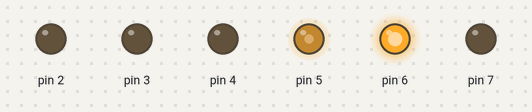
Bench run of a sketch on a simulated Arduino Uno, built with avr-gcc and run on an emulated ATmega328P. On the bench: output pins drawn as LEDs (lit = HIGH).

Above: at 0.05 s.
At 9.95 s:
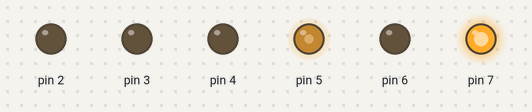
Timing chart, 0 to 11.5 s (numbered marks = the images above):
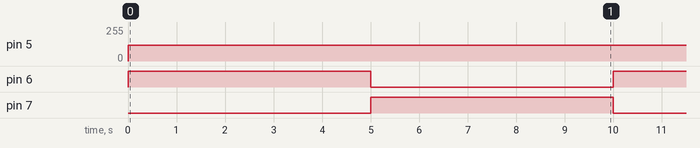

Measured:
- by itself, pin 5: 0/255 → 120/255 at 0.00 s
- by itself, pin 6, pin 7: alternates HIGH for 5.0 s and LOW for 5.0 s

The sketch:

ShanuVaiMotorTest.ino
```cpp
void setup(){
  pinMode(2, OUTPUT);
  pinMode(3, OUTPUT);
  pinMode(4, OUTPUT);
  pinMode(5, OUTPUT);
  pinMode(6, OUTPUT);
  pinMode(7, OUTPUT);
}
void loop()
{
//right motor
  //analogWrite(2,120);
  //digitalWrite(3,LOW);
  //digitalWrite(4,HIGH);
//left motor
  analogWrite(5,120);
  digitalWrite(6,HIGH);
  digitalWrite(7,LOW);
  delay(5000);
  analogWrite(5,120);
  digitalWrite(6,LOW);
  digitalWrite(7,HIGH);
  delay(5000);

}
```
